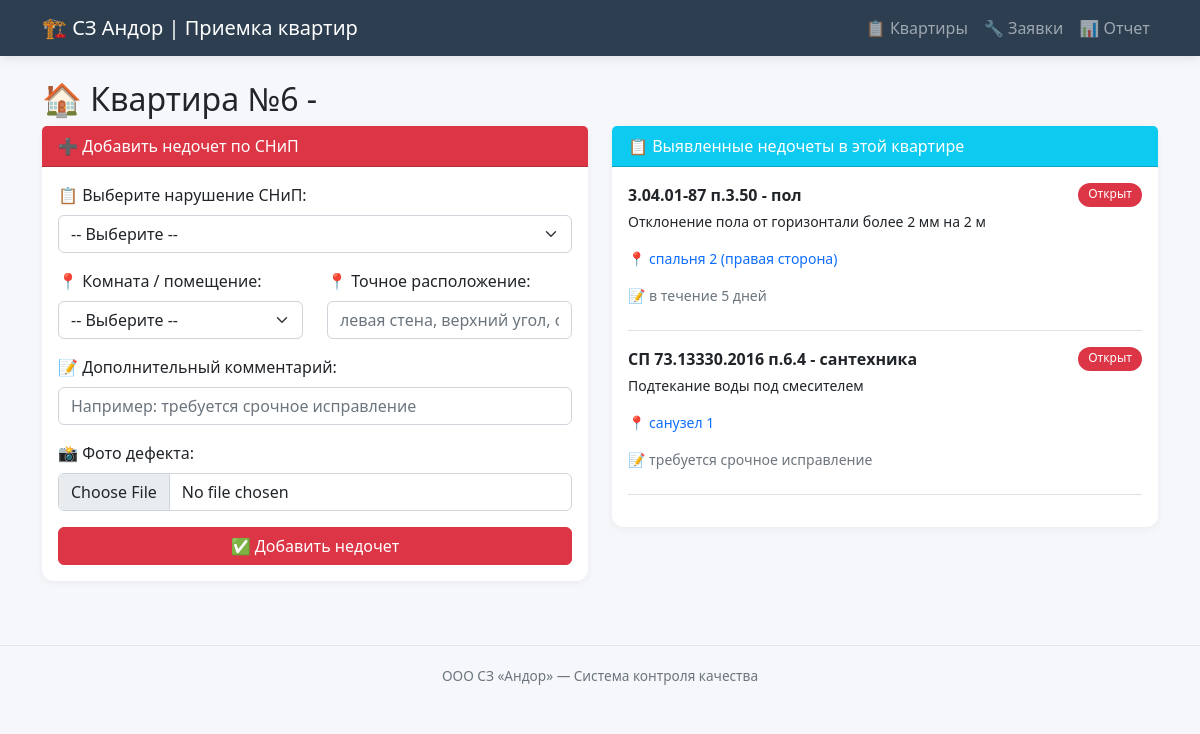
Screenshot of /flat/546 with the database file from the repository.
### tables this page shows
CREATE TABLE flats (
    id INTEGER PRIMARY KEY AUTOINCREMENT,
    number TEXT NOT NULL,
    street TEXT,
    house TEXT,
    entrance INTEGER,
    floor INTEGER,
    status TEXT DEFAULT 'in_progress'
);

CREATE TABLE defects (
            id INTEGER PRIMARY KEY AUTOINCREMENT,
            flat_id INTEGER NOT NULL,
            snip_defect_id INTEGER NOT NULL,
            room TEXT,
            location_detail TEXT,
            comment TEXT,
            photo_path TEXT,
            status TEXT DEFAULT 'open',
            created_at TIMESTAMP,
            fixed_at TIMESTAMP,
            FOREIGN KEY (flat_id) REFERENCES flats(id),
            FOREIGN KEY (snip_defect_id) REFERENCES snip_defects(id)
        );

CREATE TABLE snip_defects (
            id INTEGER PRIMARY KEY AUTOINCREMENT,
            code TEXT NOT NULL,
            category TEXT NOT NULL,
            description TEXT NOT NULL,
            severity TEXT NOT NULL
        );

### app.py (the view)
@app.route('/flat/<int:flat_id>')
def flat(flat_id):
    conn = get_db()
    flat = conn.execute('SELECT * FROM flats WHERE id = ?', (flat_id,)).fetchone()
    defects = conn.execute('''
        SELECT d.*, s.code, s.category, s.description, s.severity
        FROM defects d
        JOIN snip_defects s ON d.snip_defect_id = s.id
        WHERE d.flat_id = ?
        ORDER BY d.created_at DESC
    ''', (flat_id,)).fetchall()
    snip_defects = conn.execute('SELECT * FROM snip_defects ORDER BY category, code').fetchall()
    conn.close()
    return render_template('flat.html', flat=flat, defects=defects, snip_defects=snip_defects)

### app.py (called while the page is built)
def get_db():
    conn = sqlite3.connect(DB_PATH)
    conn.row_factory = sqlite3.Row
    return conn

### templates/flat.html (shortened to what this page needs)
{% extends "base.html" %}
{% block content %}
<h2>🏠 Квартира №{{ flat.number }} - {{ flat.building }}</h2>
<div class="row">
    <div class="col-md-6">
        <div class="card mb-4">
            <div class="card-header bg-danger text-white">
                ➕ Добавить недочет по СНиП
            </div>
            <div class="card-body">
                <form method="POST" action="/add_defect" enctype="multipart/form-data">
                    <div class="mb-3">
                        <label class="form-label">📋 Выберите нарушение СНиП:</label>
                        <select name="snip_defect_id" class="form-select" required>
                            <option value="">-- Выберите --</option>
                        </select>
                    </div>
                    <div class="row mb-3">
                        <div class="col-md-6">
                            <label class="form-label">📍 Комната / помещение:</label>
                            <select name="room" class="form-select" required>
                                <option value="">-- Выберите --</option>
                            </select>
                        </div>
                        <div class="col-md-6">
                            <label class="form-label">📍 Точное расположение:</label>
                            <input type="text" name="location_detail" class="form-control" placeholder="левая стена, верхний угол, около розетки...">
                        </div>
                    </div>
                    <div class="mb-3">
                        <label class="form-label">📝 Дополнительный комментарий:</label>
                        <input type="text" name="comment" class="form-control" placeholder="Например: требуется срочное исправление">
                    </div>
                    <div class="mb-3">
                        <label class="form-label">📸 Фото дефекта:</label>
                        <input type="file" name="photo" class="form-control" accept="image/*" capture="environment">
                    </div>
                    <button type="submit" class="btn btn-danger w-100">✅ Добавить недочет</button>
                </form>
            </div>
        </div>
    </div>
    <div class="col-md-6">
        <div class="card">
            <div class="card-header bg-info text-white">
                📋 Выявленные недочеты в этой квартире
            </div>
            <div class="card-body" style="max-height: 500px; overflow-y: auto;">
                {% if defects %}
                    {% for d in defects %}
                    <div class="border-bottom mb-3 pb-2">
                        <div class="d-flex justify-content-between">
                            <strong class="{% if d.severity == 'critical' %}critical{% endif %}">
                                {{ d.code }} - {{ d.category }}
                            </strong>
                            <span class="badge {% if d.status == 'open' %}bg-danger{% elif d.status == 'fixed' %}bg-warning{% else %}bg-success{% endif %}">
                                {{ {'open':'Открыт','fixed':'Исправлен','closed':'Закрыт'}[d.status] }}
                            </span>
                        </div>
                        <p class="small mt-1">{{ d.description }}</p>
                        {% if d.room %}
                            <p class="small text-primary">📍 {{ d.room }}{% if d.location_detail %} ({{ d.location_detail }}){% endif %}</p>
                        {% endif %}
                        {% if d.comment %}<p class="small text-muted">📝 {{ d.comment }}</p>{% endif %}
                    </div>
                    {% endfor %}
                {% else %}
                    <p class="text-success">✅ Недочетов нет. Квартира готова к передаче!</p>
                {% endif %}
            </div>
        </div>
    </div>
</div>
{% endblock %}

### templates/base.html (style rules this page uses)
body { background-color: #f5f7fa; font-family: 'Segoe UI', Tahoma, Geneva, Verdana, sans-serif; }
.card { border: none; border-radius: 12px; box-shadow: 0 2px 8px rgba(0,0,0,0.05); transition: transform 0.2s, box-shadow 0.2s; }
.badge { padding: 5px 10px; font-weight: 500; border-radius: 20px; }

### rows the page displays
flats: number "6"
defects: code "3.04.01-87 п.3.50", category "пол", status "Открыт", description "Отклонение пола от горизонтали более 2 мм на 2 м", room "спальня 2", location_detail "правая сторона", comment "в течение 5 дней"
defects: code "СП 73.13330.2016 п.6.4", category "сантехника", status "Открыт", description "Подтекание воды под смесителем", room "санузел 1", comment "требуется срочное исправление"
